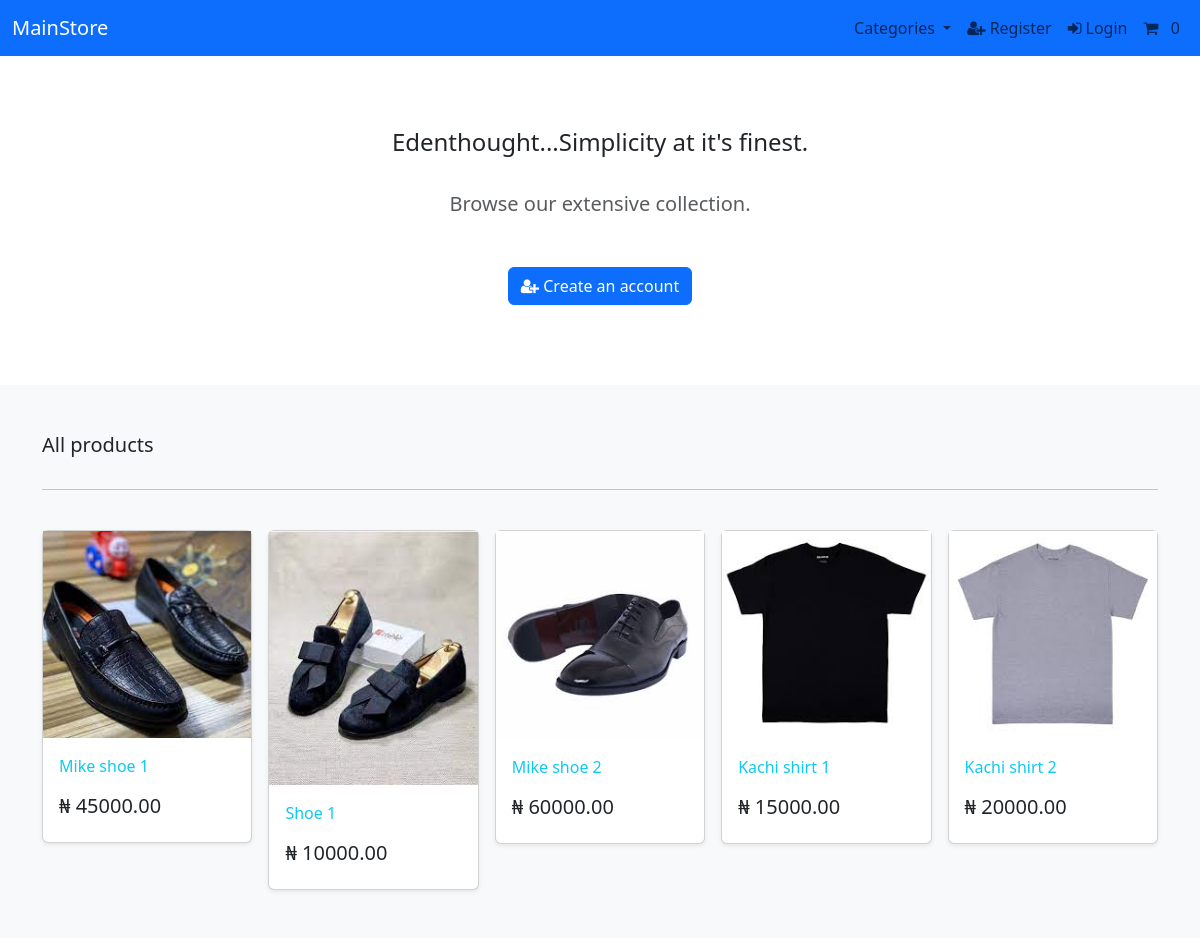
The page / on the database its author committed.
### store/models.py (models this page shows, shortened)
class Product(models.Model):
    category = models.ForeignKey(Category, on_delete=models.CASCADE, related_name='product', null=True)
    title = models.CharField(max_length=256)
    brand = models.CharField(max_length=256, default='unbranded')
    description = models.TextField(blank=True)
    slug = models.SlugField(max_length=250)
    price = models.DecimalField(max_digits=8, decimal_places=2)
    image = models.ImageField(upload_to='images/')
    class Meta:
        verbose_name_plural = 'products'

### store/views.py (the view)
# urls.py: path('', views.StoreView.as_view(), name='index'),
class StoreView(ListView):
    model = Product
    template_name = 'store/store.html'

### cart/cart.py (called while the page is built)
    def __len__(self):
        return sum(item['qty'] for item in self.cart.values())

### cart/context_processors.py (called while the page is built)
def cart(request):
    return {'cart': Cart(request)}

### store/models.py (called while the page is built)
    def get_absolute_url(self):
        return reverse('store:single_cat', args=[self.slug])

### store/views.py (called while the page is built)
def categories(request):
    all_categories = Category.objects.all()
    return {'all_categories': all_categories}

### store/templates/store/store.html
{% extends 'base.html' %}
{% block content %}
<section class="py-4 text-center container">
    <div class="row py-lg-5">
        <div class="col-lg-6 col-md-8 mx-auto">
            <h4> Edenthought...Simplicity at it's finest. </h4>
            <br>
            <p class="lead text-muted">
            Browse our extensive collection.
            </p>
            <br>
        {% if not user.is_authenticated %}
            <a href="{% url 'register' %}" class="btn btn-primary my-2"><i class="fa fa-user-plus"></i> Create an account </a>
        {% endif %}
        </div>
    </div>
</section>
<div class="album py-5 bg-light">
    <div class="container">
      <div class="pb-3 h5"> All products </div>
      <hr>
      <br>
      <div class="row row-cols-1 row-cols-sm-2 row-cols-md-5 g-3">
        {% for product in product_list %}
            <div class="col">
            <div class="card shadow-sm">
                <img class="img-fluid" alt="Responsive image" src="{{ product.image.url }}">
                <div class="card-body">
                <p class="card-text">
                    <a class="text-info text-decoration-none" href="{% url 'store:single' slug=product.slug %}"> {{product.title | capfirst}}</a>
                </p>
                <div class="d-flex justify-content-between align-items-center">
                    <h5> ₦ {{product.price}}</h5>
                </div>
                </div>
            </div>
            </div>
        {% endfor %}
      </div>
    </div>
</div>
{% endblock %}

### rows shown on the page
Product: image (picture), title "Mike shoe 1", price "45000.00"
Product: image (picture), title "Shoe 1", price "10000.00"
Product: image (picture), title "Mike shoe 2", price "60000.00"
Product: image (picture), title "Kachi shirt 1", price "15000.00"
Product: image (picture), title "Kachi shirt 2", price "20000.00"
